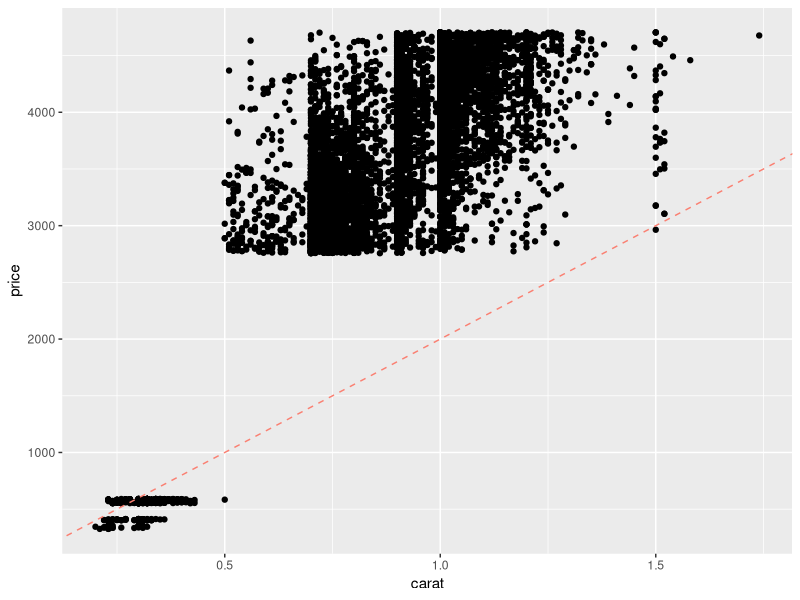
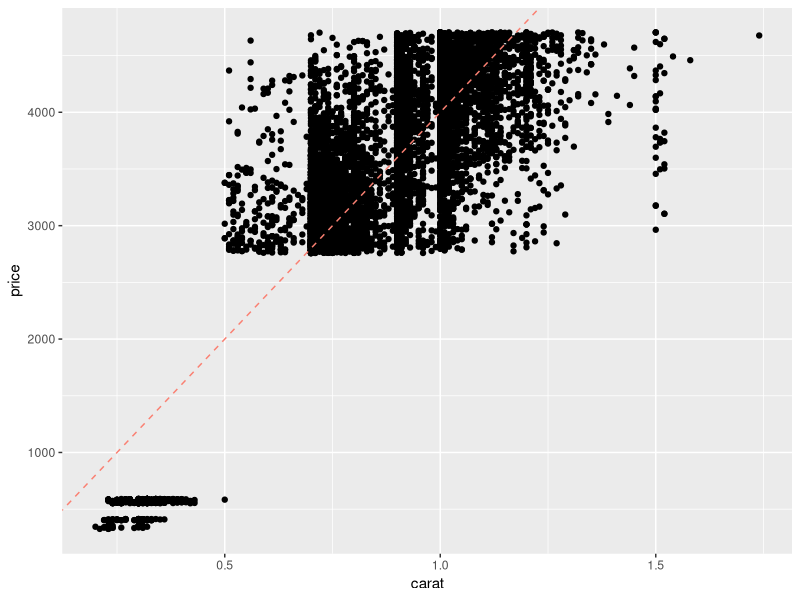
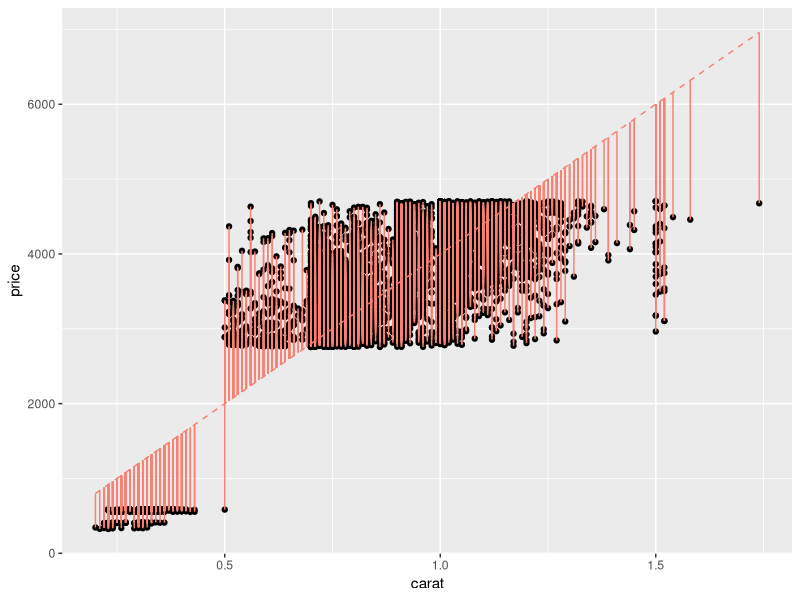
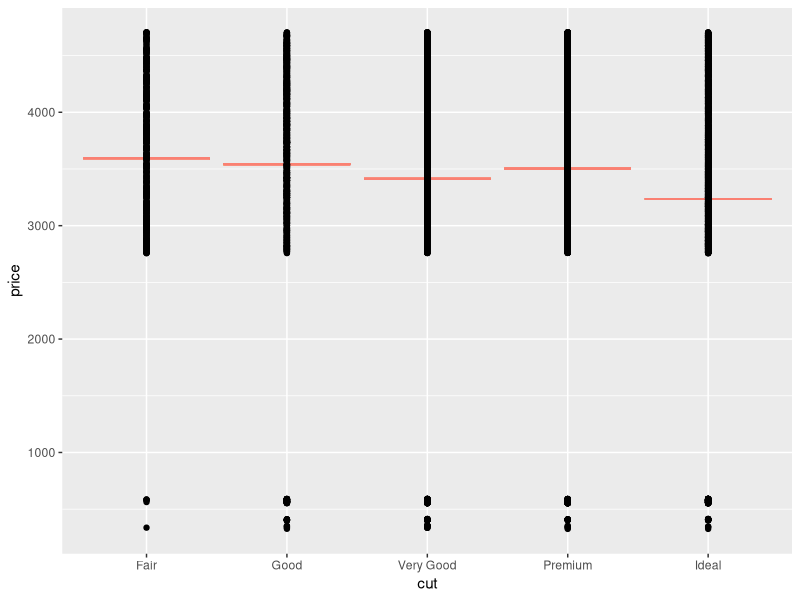
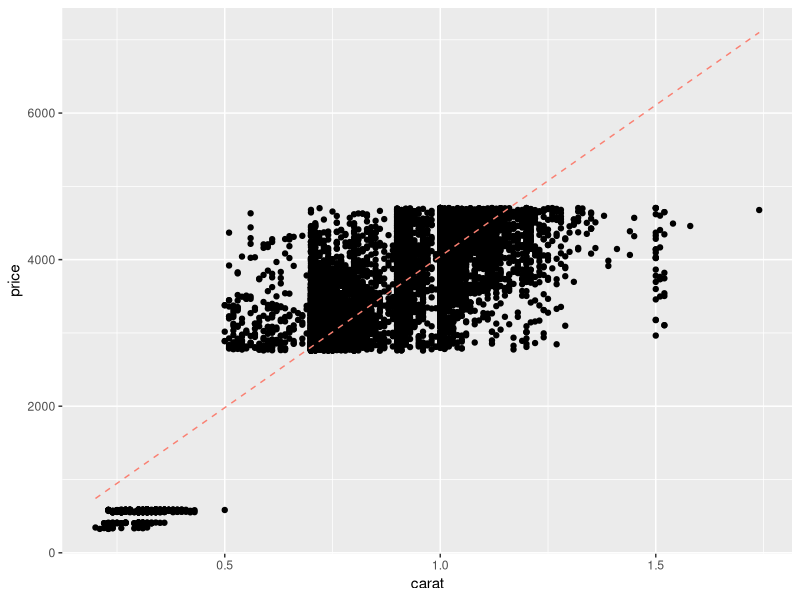
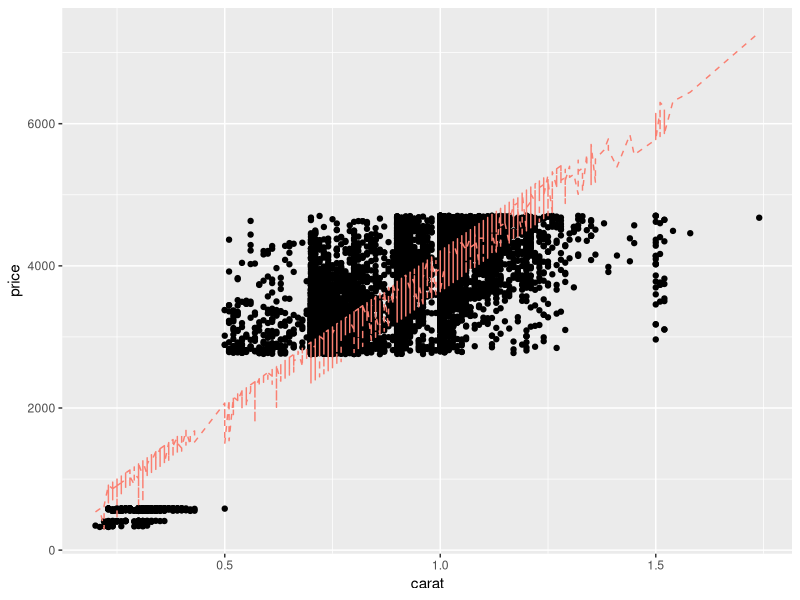
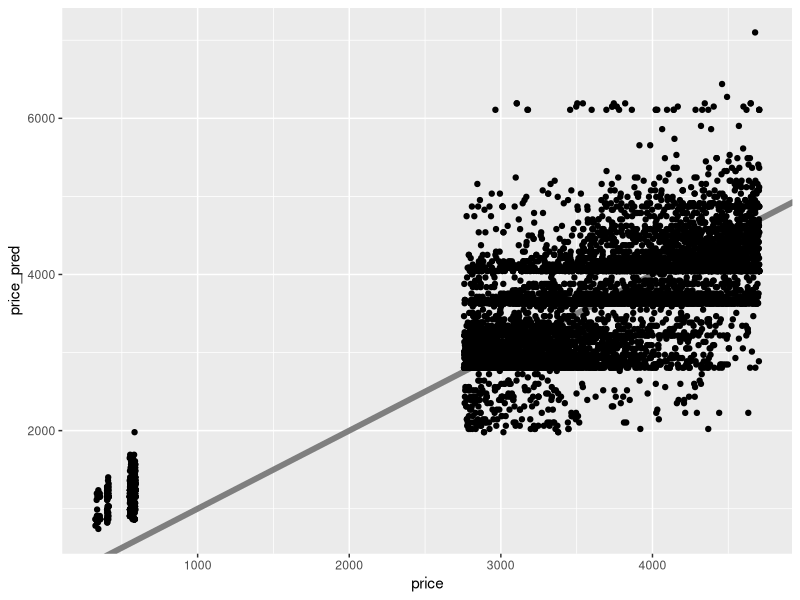
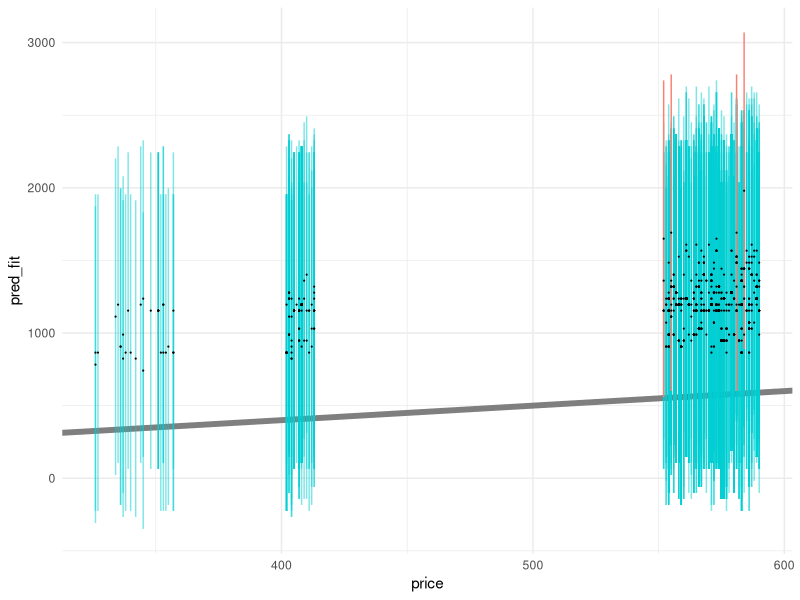

Source code (R) for these figures, in order:
## ---- chunk 1
library(tidyverse)
library(modelr)
library(broom)

## NOTE: No need to edit this chunk
set.seed(101)

## Select training data
df_train <-
  diamonds %>%
  slice(1:1e4)

## Select test data
df_test <-
  diamonds %>%
  slice((1e4 + 1):2e4)
## ---- chunk 2
## Set model parameter values [theta]
slope <- 1000 / 0.5 # Eyeball: $1000 / (1/2) carat
intercept <- 0

## Represent model as an `abline`
df_train %>%

  ggplot(aes(carat, price)) +
  geom_point() +
  geom_abline(
    slope = slope,
    intercept = intercept,
    linetype = 2,
    color = "salmon"
  )
## ---- chunk 3
## Set model parameter values [theta]
slope <- 2000 / 0.5 # Adjusted by factor of 2
intercept <- 0

## Represent model as an `abline`
df_train %>%

  ggplot(aes(carat, price)) +
  geom_point() +
  geom_abline(
    slope = slope,
    intercept = intercept,
    linetype = 2,
    color = "salmon"
  )
## ---- chunk 4
## Set model parameter values [theta]
slope <- 2000 / 0.5
intercept <- 0

## Compute predicted values
df_train %>%
  mutate(price_pred = slope * carat + intercept) %>%

  ## Visualize *residuals* as vertical bars
  ggplot(aes(carat, price)) +
  geom_point() +
  geom_segment(
    aes(xend = carat, yend = price_pred),
    color = "salmon"
  ) +
  geom_line(
    aes(y = price_pred),
    linetype = 2,
    color = "salmon"
  )
## ---- chunk 5
## Fit model
fit_carat <-
  df_train %>%
  lm(
    data = .,               # Data for fit
    formula = price ~ carat # Formula for fit
  )

fit_carat %>% tidy()
## ---- chunk 6
fit_q1 <-
  df_train %>%
  lm(
    data = .,
    formula = price ~ carat + cut
  )

fit_q1 %>% tidy()
## ---- chunk 7
## NOTE: No need to edit; just run and inspect
fit_cut <- 
  lm(
    data = df_train,
    formula = price ~ cut
  )

df_train %>% 
  add_predictions(fit_cut, var = "price_pred") %>% 
  ggplot(aes(cut)) +
  geom_errorbar(aes(ymin = price_pred, ymax = price_pred), color = "salmon") +
  geom_point(aes(y = price))
## ---- chunk 8
## Compute predicted values
df_train %>%
  add_predictions(
    model = fit_carat,
    var = "price_pred"
  ) %>%

  ggplot(aes(carat, price)) +
  geom_point() +
  geom_line(
    aes(y = price_pred),
    linetype = 2,
    color = "salmon"
  )
## ---- chunk 9
df_train %>%
  add_predictions(
    model = fit_q1,
    var = "price_pred"
  ) %>%

  ggplot(aes(carat, price)) +
  geom_point() +
  geom_line(
    aes(y = price_pred),
    linetype = 2,
    color = "salmon"
  )
## ---- chunk 10
## Compute metrics
mse(fit_carat, df_train)
rsquare(fit_carat, df_train)
## ---- chunk 11
mse(fit_q1, df_train)
rsquare(fit_q1, df_train)
## ---- chunk 12
## NOTE: No need to change this
## predicted vs actual
df_train %>%
  add_predictions(
    model = fit_carat,
    var = "price_pred"
  ) %>%

  ggplot(aes(price, price_pred)) +
  geom_abline(slope = 1, intercept = 0, color = "grey50", size = 2) +
  geom_point()
## ---- chunk 13
fit_4c <-
  df_train %>%
  lm(
    data = .,
    formula = price ~ carat + cut + color + clarity
  )

rsquare(fit_q1, df_train)
rsquare(fit_4c, df_train)
## ---- chunk 14
## NOTE: No need to edit this chunk
## Helper function to compute uncertainty bounds
add_uncertainties <- function(data, model, prefix = "pred", ...) {
  df_fit <- 
    stats::predict(model, data, ...) %>% 
    as_tibble() %>% 
    rename_with(~ str_c(prefix, "_", .))
  
  bind_cols(data, df_fit)
}

## Generate predictions with uncertainties
df_pred_uq <- 
  df_train %>%
  add_uncertainties(
    model = fit_carat,
    prefix = "pred",
    interval = "prediction",
    level = 0.95
  )

df_pred_uq %>% glimpse()
## ---- chunk 15
## NOTE: No need to edit this chunk
# Visualize
df_pred_uq %>% 
  filter(price < 1000) %>% 
  
  ggplot(aes(price)) +
  geom_abline(slope = 1, intercept = 0, size = 2, color = "grey50") +
  geom_errorbar(
    data = . %>% filter(pred_lwr <= price & price <= pred_upr),
    aes(ymin = pred_lwr, ymax = pred_upr), 
    width = 0,
    size = 0.5,
    alpha = 1 / 2,
    color = "darkturquoise"
  ) +
  geom_errorbar(
    data = . %>% filter(price < pred_lwr | pred_upr < price),
    aes(ymin = pred_lwr, ymax = pred_upr), 
    width = 0,
    size = 0.5,
    color = "salmon"
  ) +
  geom_point(aes(y = pred_fit), size = 0.1) +
  theme_minimal()
## ---- chunk 16
## NOTE: No need to edit this chunk
# Compute empirical coverage
df_pred_uq %>% 
  summarize(coverage = mean(pred_lwr <= price & price <= pred_upr))
## ---- chunk 17
df_q6 <- 
  df_train %>%
  add_uncertainties(
    model = fit_4c,
    prefix = "pred",
    interval = "prediction",
    level = 0.95
  )

## NOTE: No need to edit code below
# Compute empirical coverage
df_q6 %>% 
  summarize(coverage = mean(pred_lwr <= price & price <= pred_upr))

# Visualize
df_q6 %>% 
  ggplot(aes(price)) +
  geom_abline(slope = 1, intercept = 0, size = 2, color = "grey50") +
  geom_errorbar(
    data = . %>% filter(pred_lwr <= price & price <= pred_upr),
    aes(ymin = pred_lwr, ymax = pred_upr), 
    width = 0,
    size = 0.1,
    alpha = 1 / 5,
    color = "darkturquoise"
  ) +
  geom_errorbar(
    data = . %>% filter(price < pred_lwr | pred_upr < price),
    aes(ymin = pred_lwr, ymax = pred_upr), 
    width = 0,
    size = 0.1,
    color = "salmon"
  ) +
  geom_point(aes(y = pred_fit), size = 0.1) +
  theme_minimal()
## ---- chunk 18
## NOTE: No need to edit this chunk
rsquare(fit_4c, df_train)
rsquare(fit_4c, df_test)
